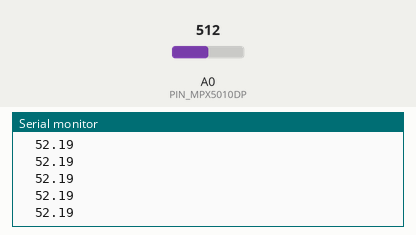
Simulated run of this sketch. Board: Arduino Uno, built with avr-gcc and run on an emulated ATmega328P. Shown: the last lines printed to the serial monitor. The test bench sets the inputs (shaded band); at power-on: A0 (PIN_MPX5010DP) = 512.

Above: at 1.2 s.
1.3 s: A0 (PIN_MPX5010DP) set to 716
At 2.2 s:
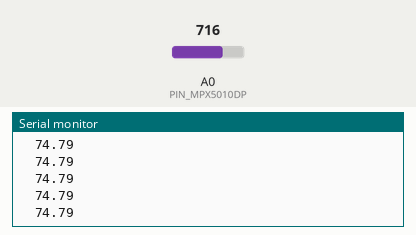
2.8 s: A0 (PIN_MPX5010DP) set to 900
At 3.8 s:
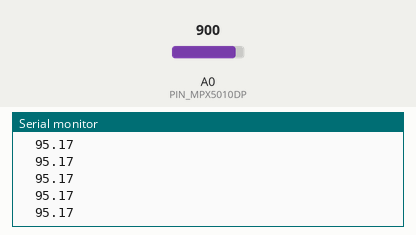
Timing chart, 0 to 5.8 s (numbered marks = the images above; inputs shaded):
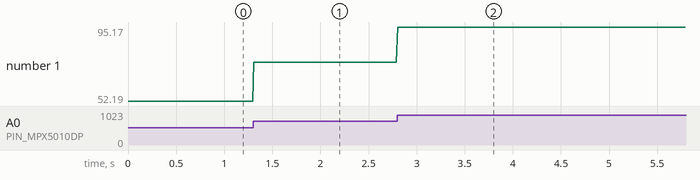

Measured:
- after the input at 1.3 s, the serial monitor: prints a new line at once (image 1)
- after the input at 2.8 s, the serial monitor: prints a new line at once (image 2)
- plotted number 1: 52.19 → 74.79 after the input at 1.3 s, 74.79 → 95.17 after the input at 2.8 s

The sketch:

read_MPX5010DP.ino
```cpp
/*
 * Read analog input read from MPX5010DP
 * [MPX5010DP | Vout pin] --- [A0 pin | Arduino UNO]
 * ---
 * DimasAP (github.com/dispectra), April 5th 2020
 */

const int PIN_MPX5010DP = A0;
int MPX5010DP_rawValue;
float MPX5010DP_pressureValue;

float calcDatasheetPressure(int x_adc) {
  /* Function to return differential pressure value from raw ADC value by
   * following typical characteristic in the datasheet
   * ( http://contrails.free.fr/temp/MPX5010.pdf )
   */
  const int abr = 1023; // ADC bit range
  const int avr = 5;    // ADC voltage range (in volt)
  const float dvo = 0.2;  // Datasheet voltage offset (in volt)
  const float dpg = 2222.22;  // Datasheet pressure gradient (in pascal/volt)
  const float pa_cmh2o = 0.0102; // 1 Pa = 0.0102 cmH2O
  float pds = (((float(x_adc) / abr * avr) - dvo) * dpg); // Pressure based on datasheet (in pascal)
  float pds_cmh2o = pds * pa_cmh2o; // Pressure (in cmH2O)
  return pds_cmh2o;
}

float calcCalibratedPressure(int x_adc) {
  /* Function to return calibrated differential preessure value from raw ADC value by following
   * two variable linear equation: (y-y_1)/(y_2-y_1) = (x-x_1)/(x_2-x_1)
   *
   * Let y as Pressure, x as raw ADC value,
   * point 1 (y_1, x_1) is  measurement #1, and point 2 (y_2, x_2) is measurement#2
   * Therefore, y = ( (y_2-y_1)*(x-x_1)/(x_2-x_1) ) + y_1
   */
  const float pressure_1 = 111; const int adcRaw_1 = 11;  // Measurement #1
  const float pressure_2 = 222; const int adcRaw_2 = 22;  // Measurement #2

  float pcal = ( (pressure_2 - pressure_1) * float(x_adc - adcRaw_1) / (adcRaw_2 - adcRaw_1) ) + pressure_1;
  return pcal;
}


void setup() {
  Serial.begin(115200);
}

void loop() {
  MPX5010DP_rawValue = analogRead(PIN_MPX5010DP); //Arduino ADC 10-bit (0-5V)
  MPX5010DP_pressureValue = calcDatasheetPressure(MPX5010DP_rawValue);
  // MPX5010DP_pressureCalibratedValue = calcCalibratedPressure(MPX5010DP_rawValue);

//  Serial.print(MPX5010DP_rawValue);
  Serial.print('\t'); Serial.print(MPX5010DP_pressureValue);
  Serial.println();
  delay(10);
}
```
